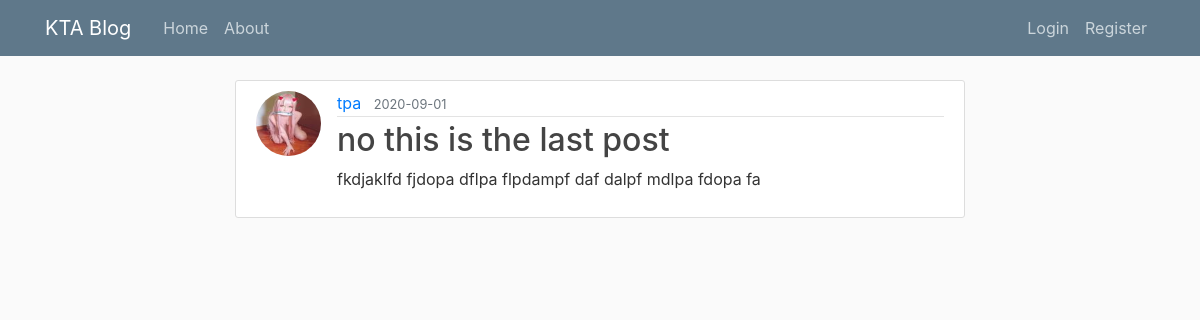
/post/15, run on the app's committed database.
### flaskblog/model.py (models this page shows, shortened)
class User(db.Model, UserMixin):
    id = db.Column(db.Integer, primary_key=True)
    username = db.Column(db.String(20), unique=True, nullable=False)
    email = db.Column(db.String(120), unique=True, nullable=False)
    image_file = db.Column(db.String(20), nullable=False, default='default.jpg')
    password = db.Column(db.String(60), nullable=False)
    posts = db.relationship('Post', backref='author', lazy=True)

class Post(db.Model):
    id = db.Column(db.Integer, primary_key=True)
    title = db.Column(db.String(100), nullable=False)
    date_posted = db.Column(db.DateTime, nullable=False, default=datetime.utcnow)
    content = db.Column(db.Text, nullable=False)
    user_id = db.Column(db.Integer, db.ForeignKey('user.id'), nullable=False)

### flaskblog/posts/route.py (the view)
@posts.route('/post/<int:post_id>')
def post(post_id):
    post = Post.query.get_or_404(post_id)
    return render_template('post.html', title=post.title, post=post)

### flaskblog/templates/post.html (shortened to what this page needs)
{% extends "base.html" %}
{% block body %}
  <article class="media content-section">
    <img class="rounded-circle article-img" src="{{ url_for('static', filename='profile_pics/' + post.author.image_file) }}">
    <div class="media-body">
      <div class="article-metadata">
        <a class="mr-2" href="{{ url_for('users.user_posts', username=post.author.username) }}">{{ post.author.username }}</a>
        <small class="text-muted">{{ post.date_posted.strftime('%Y-%m-%d') }}</small>
      </div>
      <h2 class="article-title">{{ post.title }}</h2>
      <p class="article-content">{{ post.content }}</p>
    </div>
  </article>
{% endblock %}

### flaskblog/static/main.css (style rules this page uses)
body { background: #fafafa; color: #333333; margin-top: 5rem; }
h1, h2, h3, h4, h5, h6 { color: #444444; }
.content-section { background: #ffffff; padding: 10px 20px; border: 1px solid #dddddd; border-radius: 3px; margin-bottom: 20px; }
.article-title { color: #444444; }
.article-content { white-space: pre-line; }
.article-img { height: 65px; width: 65px; margin-right: 16px; }
.article-metadata { padding-bottom: 1px; margin-bottom: 4px; border-bottom: 1px solid #e3e3e3 }

### data on the page
User: image_file (picture), author.username "tpa"
Post: date_posted "2020-09-01", title "no this is the last post", content "fkdjaklfd fjdopa dflpa flpdampf daf dalpf mdlpa fdopa fa"
